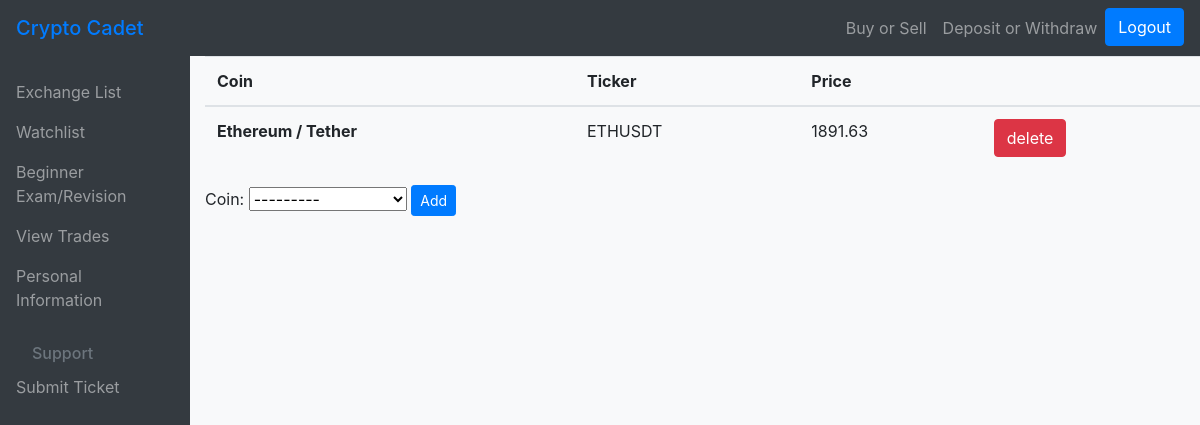
The app's page /watchlist/ (signed in), older data.
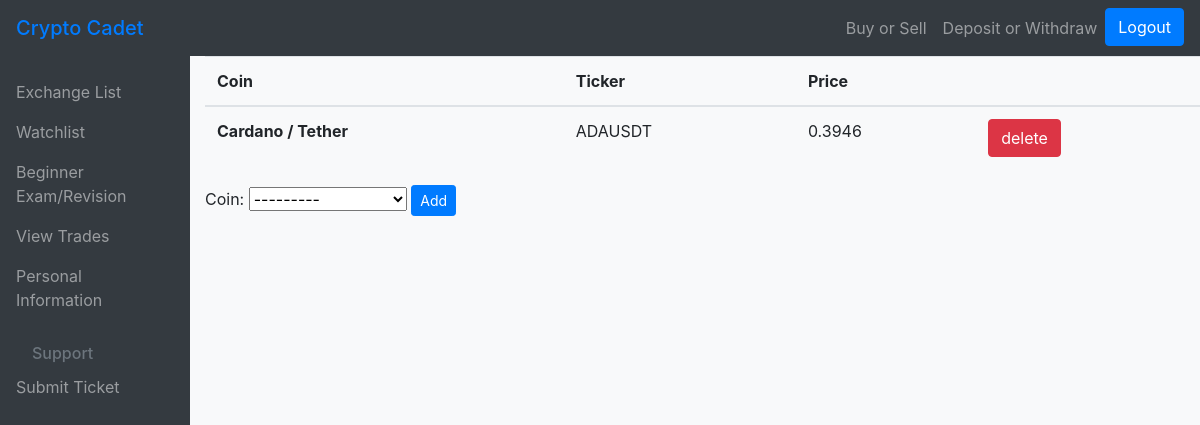
The same page, newer data.
### watchlist/models.py (models this page shows, shortened)
class WatchCoin(models.Model):
    user = models.ForeignKey(User ,on_delete=models.CASCADE , null=True, blank=True)
    coin = models.ForeignKey(Coin ,on_delete=models.CASCADE , null=True, blank=True)

### main/models.py (models this page shows)
class Coin(models.Model):
    coinName = models.CharField(max_length=30)
    ticker = models.CharField(max_length=10)
    price = models.FloatField(max_length=5 ,null=True, blank=True)
    def __str__(self):
        return self.coinName

### watchlist/views.py (the view)
# urls.py: path("watchlist/", wlv.watchList, name="watchlist"),
@login_required
def watchList(request):
    if request.method == "POST":
        form = WatchlistForm(request.POST)
        form.instance.user = request.user
        if form.is_valid() and form.cleaned_data['coin'] is not None:
            coin = form.cleaned_data['coin']
            if WatchCoin.objects.filter(user=request.user, coin=coin).exists():
                form.add_error('coin', 'Coin is already in your watchlist.')
            else:
                form.save()
                return redirect("/watchlist")
    else:
        form = WatchlistForm()
        form.instance.user = request.user
    items = WatchCoin.objects.filter(user=request.user)
    return render(request, "watchlist/watchlist.html", {"items": items, "form": form})

### watchlist/forms.py
class WatchlistForm(ModelForm):
    class Meta:
        model = WatchCoin
        fields = ['coin']

### watchlist/templates/watchlist/watchlist.html (shortened to what this page needs)
{% extends "main/base.html" %}
{%block content%}
<table class="table">
  <thead>
    <tr>
      <th scope="col">Coin</th>
      <th scope="col">Ticker</th>
      <th scope="col">Price</th>
      <th scope="col"></th>
    </tr>
  </thead>
  <tbody>
    {% for item in items %}
    <tr>
      <th>{{item.coin.coinName}}</th>
      <td>{{item.coin.ticker}}</td>
      <td>{{item.coin.price}}</td>
      <td><a href="{% url 'deleteItem' item.id %}" class="btn btn-danger">delete</a></td>
    </tr>
    {% endfor %}
  </tbody>
</table>
<form method="POST" class="form-group">
  {{form}}
  <button type="submit" class="btn btn-primary btn-sm ">Add</button>
</form>
{% endblock %}

Row changes from the older to the newer data that the page shows:
removed WatchCoin: coin.coinName "Ethereum / Tether", coin.ticker "ETHUSDT", coin.price "1891.63"
added WatchCoin: coin.coinName "Cardano / Tether", coin.ticker "ADAUSDT", coin.price "0.3946"
